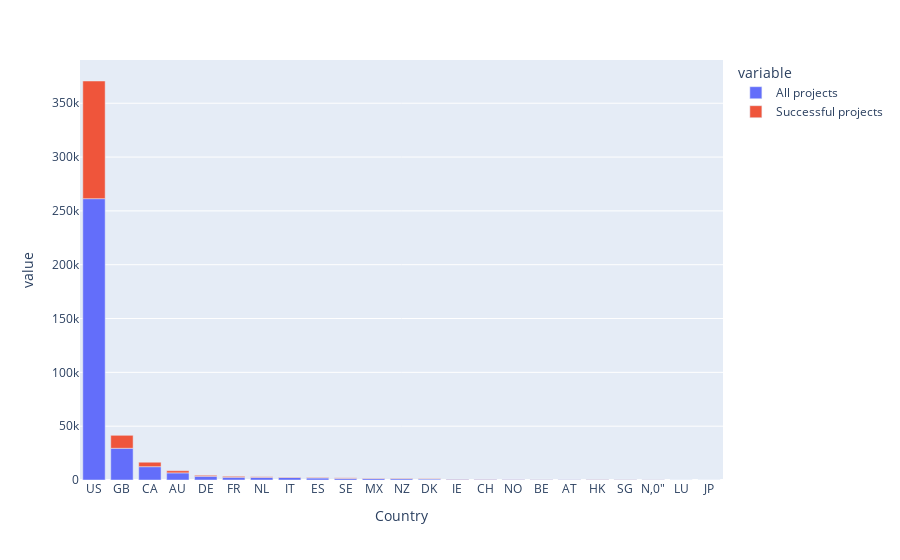

The notebook cell saved with this chart:
### Code cell
px.bar(df_sf_by_country)

### Figure 1 — Plotly figure (JSON) as saved in the notebook; plotly's stock layout.template omitted (floating-point values rounded to 4 significant figures)
{"data": [{"alignmentgroup": "True", "hovertemplate": "variable=All projects<br>Country=%{x}<br>value=%{y}<extra></extra>", "legendgroup": "All projects", "marker": {"color": "#636efa"}, "name": "All projects", "offsetgroup": "All projects", "orientation": "v", "showlegend": true, "textposition": "auto", "type": "bar", "x": ["US", "GB", "CA", "AU", "DE", "FR", "NL", "IT", "ES", "SE", "MX", "NZ", "DK", "IE", "CH", "NO", "BE", "AT", "HK", "SG", "N,0\"", "LU", "JP"], "xaxis": "x", "y": [261360, 29454, 12370, 6616, 3436, 2520, 2411, 2369, 1873, 1509, 1411, 1274, 926, 683, 652, 582, 523, 485, 477, 454, 210, 57, 23], "yaxis": "y"}, {"alignmentgroup": "True", "hovertemplate": "variable=Successful projects<br>Country=%{x}<br>value=%{y}<extra></extra>", "legendgroup": "Successful projects", "marker": {"color": "#EF553B"}, "name": "Successful projects", "offsetgroup": "Successful projects", "orientation": "v", "showlegend": true, "textposition": "auto", "type": "bar", "x": ["US", "GB", "CA", "AU", "DE", "FR", "NL", "IT", "ES", "SE", "MX", "NZ", "DK", "IE", "CH", "NO", "BE", "AT", "HK", "SG", "N,0\"", "LU", "JP"], "xaxis": "x", "y": [109299, 12067, 4134, 2010, 937, 908, 617, 439, 492, 509, 396, 448, 360, 207, 187, 162, 152, 107, 216, 178, 105, 19, 7], "yaxis": "y"}], "layout": {"barmode": "relative", "legend": {"title": {"text": "variable"}, "tracegroupgap": 0}, "margin": {"t": 60}, "xaxis": {"anchor": "y", "domain": [0, 1], "title": {"text": "Country"}}, "yaxis": {"anchor": "x", "domain": [0, 1], "title": {"text": "value"}}}}
